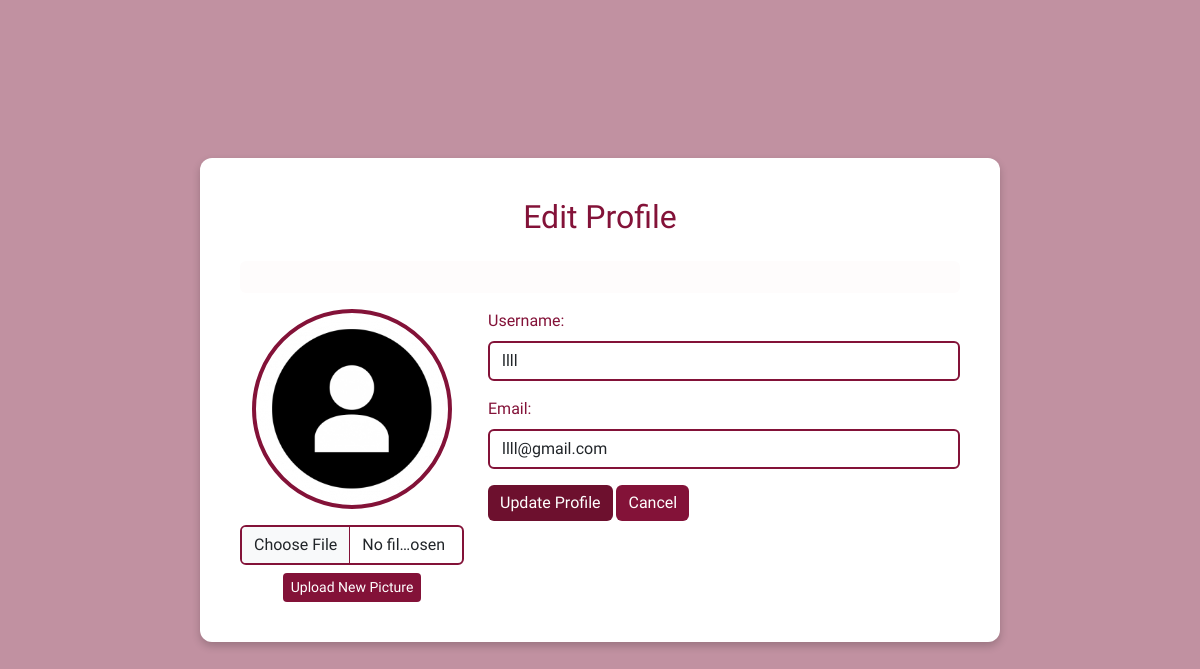
The app's page /edit_profile (signed in) with its own data.
### tables this page shows
CREATE TABLE users (
            id INTEGER PRIMARY KEY AUTOINCREMENT,
            username TEXT UNIQUE NOT NULL,
            email TEXT UNIQUE NOT NULL,
            password TEXT NOT NULL,
            profile_pic TEXT DEFAULT 'default.png'
        );

### app.py (the view, shortened to what this page needs)
@app.route("/edit_profile", methods=["GET", "POST"])
def edit_profile():
    if "username" not in session:
        flash("You must be logged in!", "danger")
        return redirect(url_for("login"))
    username = session["username"]
    conn = get_db_connection()
    user_data = conn.execute("SELECT * FROM users WHERE username = ?", (username,)).fetchone()
    conn.close()
    return render_template("edit_profile.html", user=user_data)

### app.py (called while the page is built)
def get_db_connection():
    conn = sqlite3.connect(DB_PATH)
    conn.row_factory = sqlite3.Row
    return conn

### templates/edit_profile.html (shortened to what this page needs)
<!DOCTYPE html>
<html lang="en">
<head>
    <link rel="stylesheet" href="https://cdn.jsdelivr.net/npm/bootstrap@5.3.0/dist/css/bootstrap.min.css">
    <link rel="stylesheet" href="{{ url_for('static', filename='css/edit_profile.css') }}">
</head>
<body>
<div class="container">
    <h2 class="mb-4">Edit Profile</h2>
    <div class="alert alert-{{ category }}">{{ message }}</div>
    <div class="row">
        <div class="col-md-4 text-center">
            <img src="{{ url_for('static', filename='uploads/' + user.profile_pic) }}"
                 class="img-fluid rounded-circle mb-3"
                 alt="Profile Picture" width="200">
            <form action="{{ url_for('upload_profile_pic') }}" method="POST" enctype="multipart/form-data">
                <input type="file" name="profile_pic" class="form-control mb-2">
                <button type="submit" class="btn btn-primary btn-sm">Upload New Picture</button>
            </form>
        </div>
        <div class="col-md-8">
            <form action="{{ url_for('edit_profile') }}" method="POST">
                <div class="mb-3">
                    <label for="username" class="form-label">Username:</label>
                    <input type="text" name="username" class="form-control" value="{{ user.username }}" required>
                </div>
                <div class="mb-3">
                    <label for="email" class="form-label">Email:</label>
                    <input type="email" name="email" class="form-control" value="{{ user.email }}" required>
                </div>
                <button type="submit" class="btn btn-success">Update Profile</button>
                <a href="{{ url_for('profile') }}" class="btn btn-secondary">Cancel</a>
            </form>
        </div>
    </div>
</div>
</body>
</html>

### static/css/edit_profile.css (style rules this page uses)
body { font-family: "Philosopher", serif; background-color: rgba(113, 0, 38, 0.432);; color: #ffffff; height: 100vh; display: flex; justify-content: center; align-items: center; margin: 0; }
.container { background-color: #fff; color: #831238; border-radius: 12px; padding: 40px; box-shadow: 0 4px 8px rgba(0, 0, 0, 0.2); max-width: 800px; width: 100%; }
h2 { text-align: center; color: #831238; }
img { border: 4px solid #831238; }
.btn-primary { background-color: #831238; border: none; }
.btn-success { background-color: #6d102e; border: none; }
.btn-secondary { background-color: #831238; border: none; }
.form-control { border: 2px solid #831238; }
.alert { background-color: #fefcfc; color: #831238; border: none; }

### records on screen
users: profile_pic (placeholder picture), username "llll", email "llll@gmail.com"
